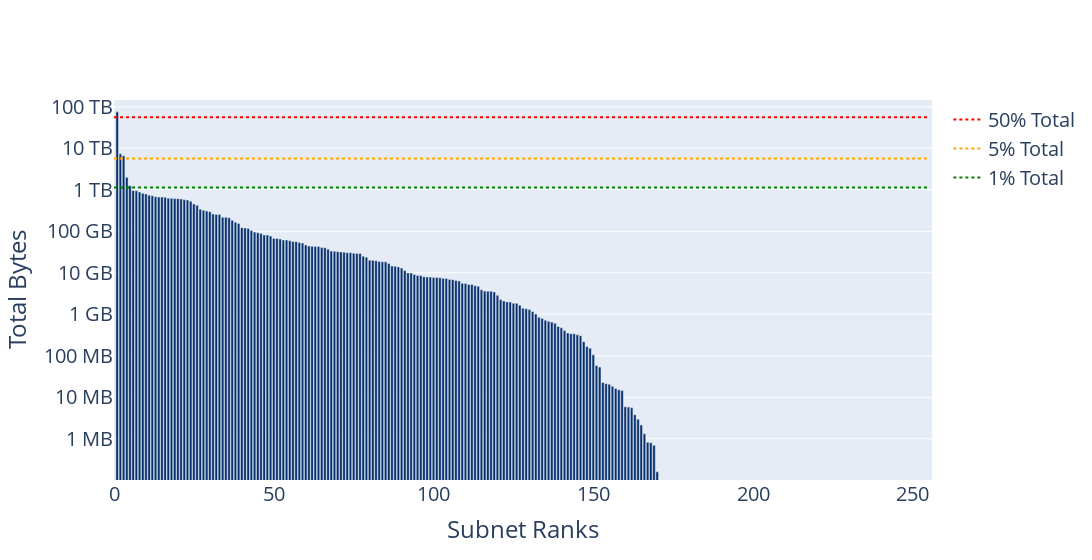

Here is the notebook cell this chart was saved with:
### Code cell
import plotly.graph_objects as go
import pandas as pd
import math

numrows = 256

df_original = pd.read_csv('/Volumes/GoogleDrive/My Drive/Thesis/Plotly/subnets_outgoing_sources_goodconns.csv')

max_bytes = math.log10(df_original["TotalBytes"].max())
min_bytes = math.log10(df_original["TotalBytes"].min())

df = df_original.drop(df_original[df_original.Week != 'Feb 2020'].index)

# print(df)
totalTraffic = df["TotalBytes"].sum()

x_tics = []
for i in range(numrows): x_tics.append(i)

fiftyPerc = []
for i in range(numrows): fiftyPerc.append(0.5 * totalTraffic) 
    
fivePerc = []
for i in range(numrows): fivePerc.append(0.05 * totalTraffic)
    
onePerc = []
for i in range(numrows): onePerc.append(0.01 * totalTraffic)

fig = go.Figure()

fig.add_trace(
    go.Scatter(
        x = x_tics,
        y = fiftyPerc,
        name = "50% Total",
        line = dict(color = 'red', dash = 'dot')
    ))

fig.add_trace(
    go.Scatter(
        x = x_tics,
        y = fivePerc,
        name = "5% Total",
        line = dict(color = 'orange', dash = 'dot')
    ))

fig.add_trace(
    go.Scatter(
        x = x_tics,
        y = onePerc,
        name = "1% Total", 
        line = dict(color = 'green', dash = 'dot')
    ))

fig.add_trace(
    go.Bar(
        x = df["Rank"],
        y = df["TotalBytes"],
        showlegend = False       
    ))
fig.update_traces(marker_color = 'rgb(8,48,107)')

# x_vals = df["SourceSubnet"].tolist()

fig.update_layout(font_size=20, width=1600, xaxis_range=[0,256], yaxis_range=[min_bytes, max_bytes])
fig.update_xaxes(title = "Subnet Ranks" )
fig.update_yaxes(title="Total Bytes", type="log", 
                 tickvals=[1048576, 10485760, 104857600, 1073741824, 10737418240, 107374182400, 
                           1099511627776, 10995116277760, 109951162777600],
                 ticktext=["1 MB", "10 MB", "100 MB", "1 GB", "10 GB", "100 GB", "1 TB", "10 TB", "100 TB"])


fig.show()

### Figure 1 — Plotly figure (JSON) as saved in the notebook; plotly's stock layout.template omitted (floating-point values rounded to 4 significant figures; data arrays with more than 128 entries replaced by an {"elided": "..."} marker saying what was removed)
{"data": [{"line": {"color": "red", "dash": "dot"}, "marker": {"color": "rgb(8,48,107)"}, "name": "50% Total", "type": "scatter", "x": {"elided": "256 int values"}, "y": {"elided": "256 int values"}}, {"line": {"color": "orange", "dash": "dot"}, "marker": {"color": "rgb(8,48,107)"}, "name": "5% Total", "type": "scatter", "x": {"elided": "256 int values"}, "y": {"elided": "256 float values"}}, {"line": {"color": "green", "dash": "dot"}, "marker": {"color": "rgb(8,48,107)"}, "name": "1% Total", "type": "scatter", "x": {"elided": "256 int values"}, "y": {"elided": "256 float values"}}, {"marker": {"color": "rgb(8,48,107)"}, "showlegend": false, "type": "bar", "x": {"elided": "170 int values"}, "y": {"elided": "170 int values"}}], "layout": {"font": {"size": 20}, "width": 1600, "xaxis": {"range": [0, 256], "title": {"text": "Subnet Ranks"}}, "yaxis": {"range": [5.022, 14.21], "ticktext": ["1 MB", "10 MB", "100 MB", "1 GB", "10 GB", "100 GB", "1 TB", "10 TB", "100 TB"], "tickvals": [1048576, 10485760, 104857600, 1073741824, 10737418240, 107374182400, 1099511627776, 10995116277760, 109951162777600], "title": {"text": "Total Bytes"}, "type": "log"}}}
